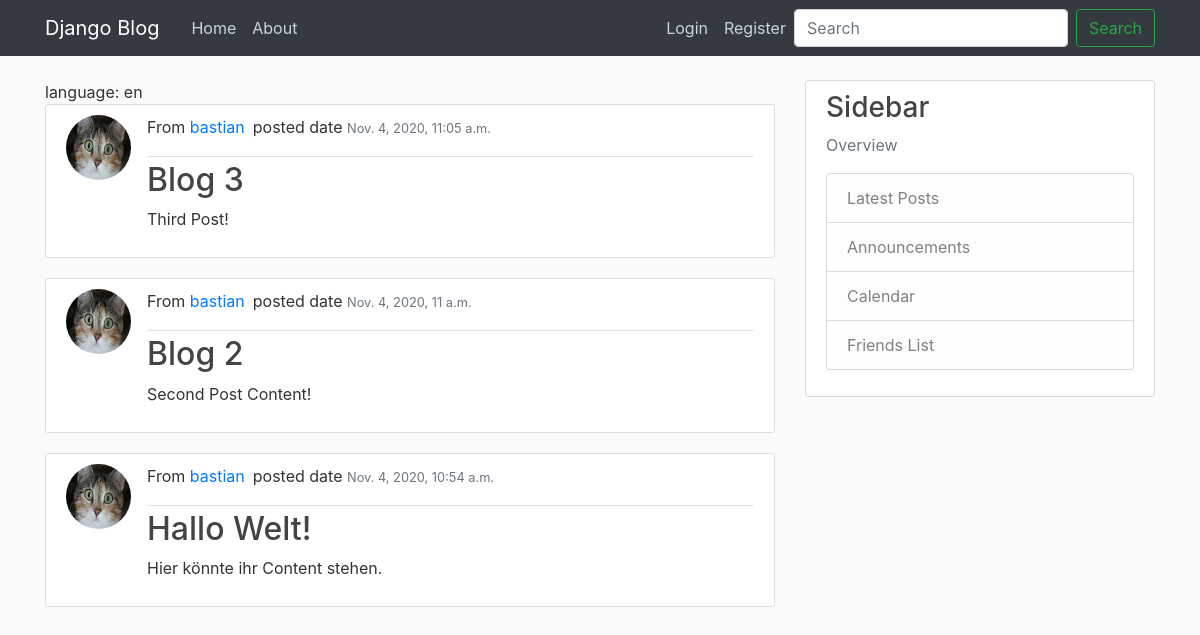
Before: / with the older database file.
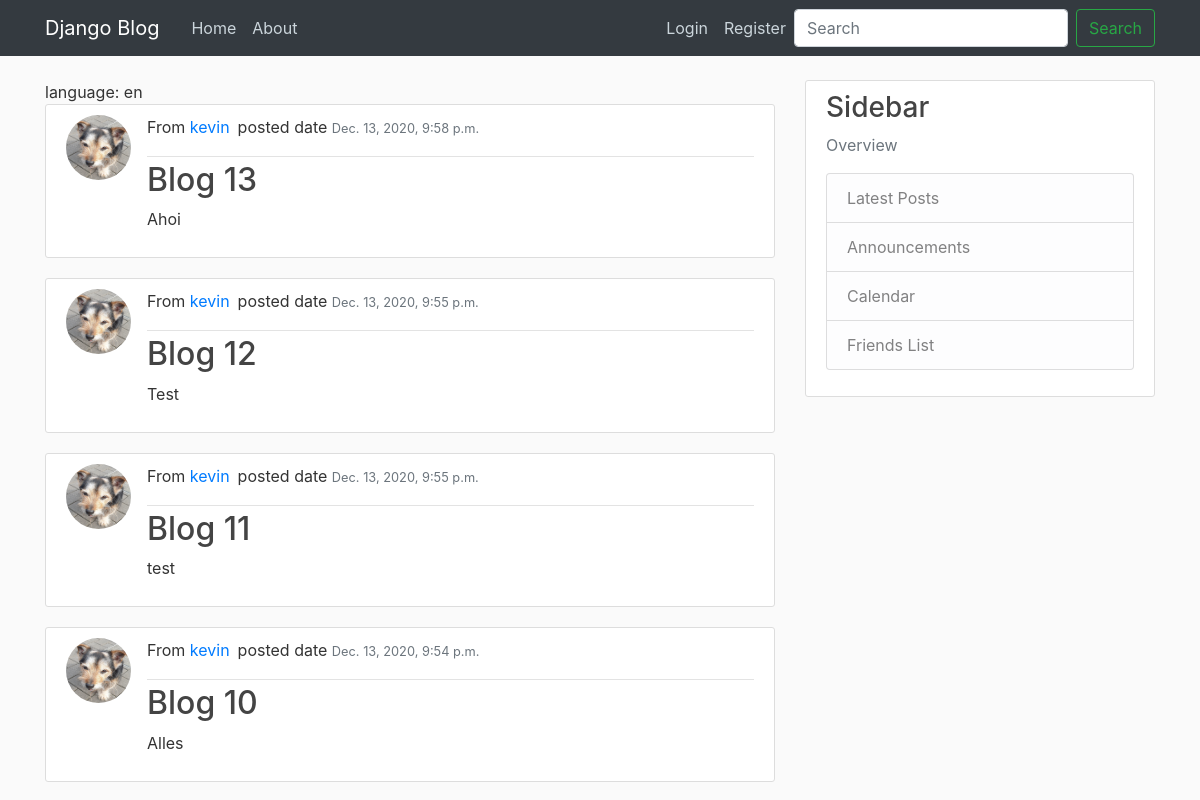
After: the same page with the newer database file.
### blog/models.py (models this page shows, shortened)
class Post(models.Model):
    title = models.CharField(max_length=100)
    content = models.TextField()
    date_posted = models.DateTimeField(default=timezone.now)
    author = models.ForeignKey(User, on_delete=models.CASCADE)

### users/models.py (models this page shows, shortened)
class Profile(models.Model): # erbt von import. Modell
    user = models.OneToOneField(User, on_delete=models.CASCADE) # 1:1 Beziehung: User <-> Profil, Cascade: wenn User gelöscht wird, dann lösche auch das Profil (Einwegfunktion), wenn Profil gelöscht wird, dann wird der User nicht gelöscht
    image = models.ImageField(default='default.jpg', upload_to='profile_pics') # default und dir Einstellung

### blog/views.py (the view)
# urls.py: path('', PostListView.as_view(), name='blog-home'),
class PostListView(ListView):
        model = Post
        template_name = 'blog/home.html' # <app>/<model>_<viewtype>.html
        context_object_name = 'posts'
        ordering = ['-date_posted']
        paginate_by = 4

### blog/templates/blog/home.html
{% extends "blog/base.html" %}
{% load i18n %}
{% block content %}
{% get_current_language as LANGUAGE_CODE %}
language: {{ LANGUAGE_CODE }}
{% for post in posts %}
<article class="media content-section">
    <img class="rounded-circle article-img" src="{{ post.author.profile.image.url }}">
    <div class="media-body">
        <div class="article-metadata">
            <p>{%trans "From"%} <a class="mr-2" href="#">{{ post.author }}</a>{%trans "posted date " %}<small
                    class="text-muted">{{ post.date_posted }}</small></p>
        </div>
        <h2><a class="article-title" href="#">{{ post.title }}</a></h2>
        <p class="article-content">{{ post.content }}</p>
    </div>
</article>
{% endfor %}
{% endblock content %}

Changed rows visible on the page:
no longer on this page (row unchanged): Post: author.profile.image (picture), author "bastian", date_posted "Nov. 4, 2020, 11:05 a.m.", title "Blog 3", content "Third Post!"
no longer on this page (row unchanged): Post: author.profile.image (picture), author "bastian", date_posted "Nov. 4, 2020, 11 a.m.", title "Blog 2", content "Second Post Content!"
no longer on this page (row unchanged): Post: author.profile.image (picture), author "bastian", date_posted "Nov. 4, 2020, 10:54 a.m.", title "Hallo Welt!", content "Hier könnte ihr Content stehen."
added Post: author.profile.image (placeholder picture), author "kevin", date_posted "Dec. 13, 2020, 9:58 p.m.", title "Blog 13", content "Ahoi"
added Post: author.profile.image (placeholder picture), author "kevin", date_posted "Dec. 13, 2020, 9:55 p.m.", title "Blog 12", content "Test"
added Post: author.profile.image (placeholder picture), author "kevin", date_posted "Dec. 13, 2020, 9:55 p.m.", title "Blog 11", content "test"
added Post: author.profile.image (placeholder picture), author "kevin", date_posted "Dec. 13, 2020, 9:54 p.m.", title "Blog 10", content "Alles"
